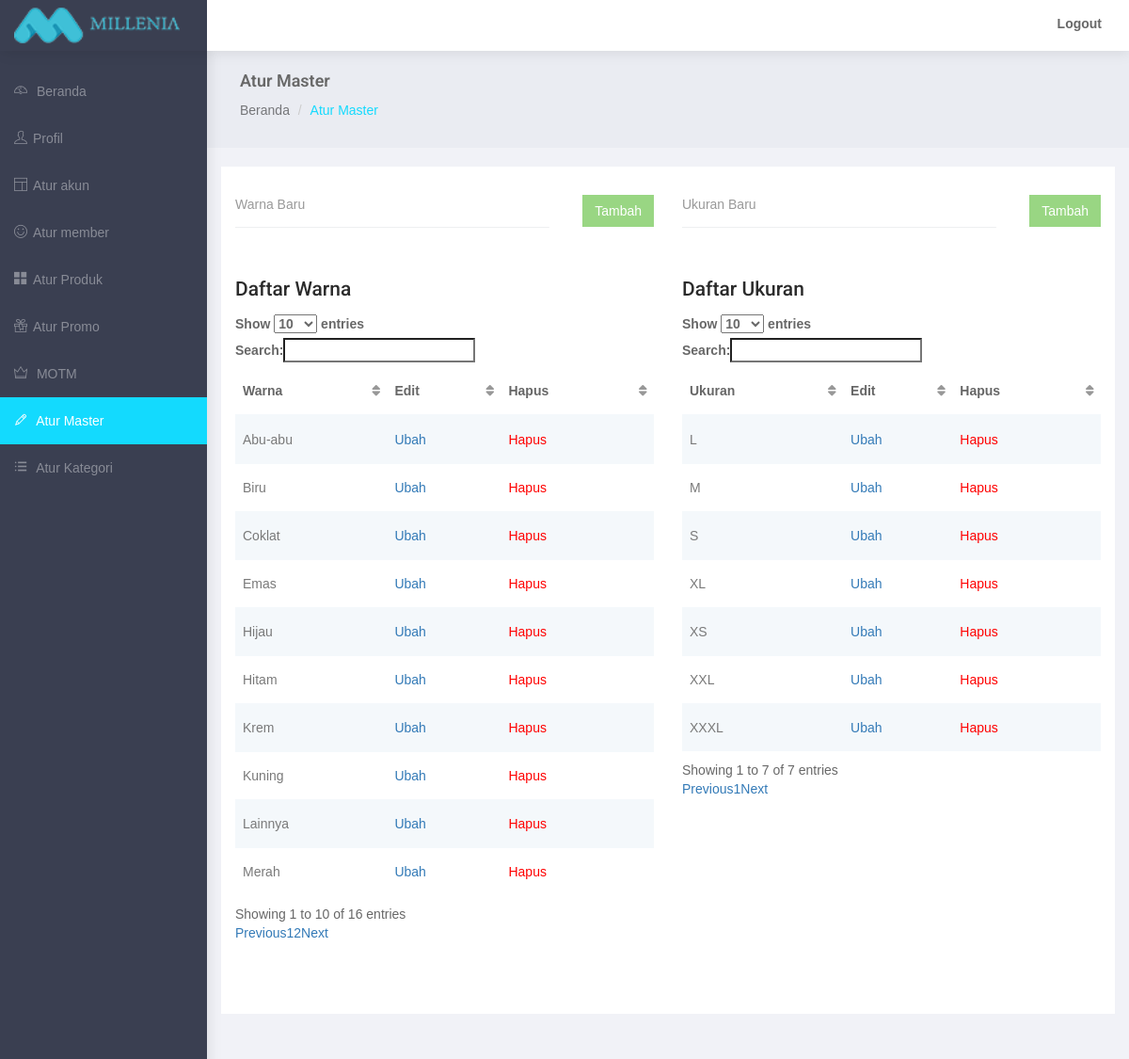
The page /admin/manage-master.php (signed in) on the database as committed earlier.
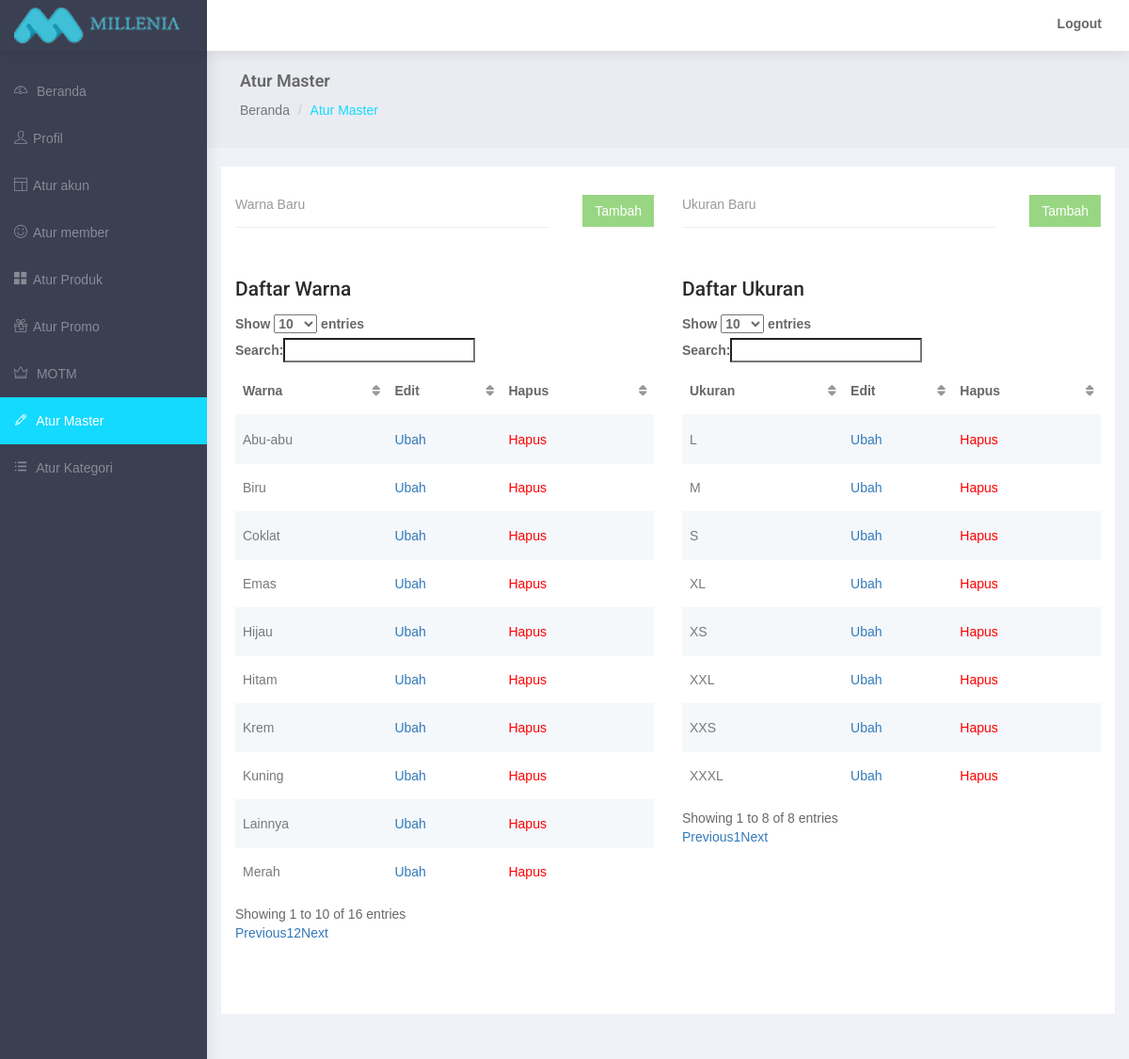
The same page on the database as committed later.
### tables this page shows
CREATE TABLE `mi_color` (
  `color_id` int(11) NOT NULL,
  `color_name` varchar(50) NOT NULL,
  `color_active` enum('Y','N') NOT NULL DEFAULT 'Y'
);

CREATE TABLE `mi_size` (
  `size_id` int(11) NOT NULL,
  `size_name` varchar(50) NOT NULL,
  `size_active` enum('Y','N') NOT NULL DEFAULT 'Y'
);

### admin/manage-master.php (the view, shortened to what this page needs)
<?php
	require 'includes/connect.php';
?>
<!DOCTYPE html>
<html lang="en">
<head>
</head>
<body>
    <div id="wrapper">
        <div id="page-wrapper">
            <div class="container-fluid">
                <div class="row bg-title">
                    <div class="col-lg-12">
                        <h4 class="page-title">Atur Master</h4>
                        <ol class="breadcrumb">
                            <li><a href="index.php">Beranda</a></li>
                            <li class="active">Atur Master</li>
                        </ol>
                    </div>
                </div>
                <div class="row">
                    <div class="col-md-12 col-lg-12 col-sm-12">
                        <div class="white-box col-lg-6 col-md-6 col-sm-12"  style="min-height: 900px">
                            <form class="form-horizontal form-material" style="margin-bottom: 50px" method="post" action="manage-master.php">
                                <div class="form-group">
                                    <div class="col-md-12">
                                        <input type="text" style="width: 75%" placeholder="Warna Baru" class="form-control form-control-line" name="color" required="yes">
                                        <button class="btn btn-success pull-right" style="margin-top: -35px" type="submit" name="newcolor">Tambah</button>
                                    </div>
                                </div>
                            </form>
                                <h3>Daftar Warna</h3>
                            <div class="table-responsive">
                                <table class="table-striped table">
                                    <thead>
                                        <tr>
                                            <th>Warna</th>
                                            <th>Edit</th>
                                            <th>Hapus</th>
                                        </tr>
                                    </thead>
                                    <tbody>
                                        <?php
                                        $list = mysqli_query($conn, "SELECT * FROM mi_color WHERE color_active='Y'");
                                        while ($row = mysqli_fetch_assoc($list))
                                          {
                                            $id = $row['color_id'];
                                            $name = $row['color_name'];
                                            echo "
                                            <tr>
                                              <td>".$name."</td>
                                              <td><a data-toggle='modal' data-target='#modalEdit' data-id='c".$id."' style='cursor: pointer;' class='edit'>Ubah</a></td>
                                              <td><a data-toggle='modal' data-target='#myModal' data-id='c".$id."' style='color: red;cursor: pointer;' class='hapus'>Hapus</a></td>
                                            </tr>
                                            ";
                                          }
                                        ?>
                                    </tbody>
                                </table>
                            </div>
                        </div>
                        <div class="white-box col-lg-6 col-md-6 col-sm-12"  style="min-height: 900px">
                            <form class="form-horizontal form-material" style="margin-bottom: 50px" method="post" action="manage-master.php">
                                <div class="form-group">
                                    <div class="col-md-12">
                                        <input type="text" style="width: 75%" placeholder="Ukuran Baru" class="form-control form-control-line" name="size" required="yes">
                                        <button class="btn btn-success pull-right" style="margin-top: -35px" type="submit" name="newsize">Tambah</button>
                                    </div>
                                </div>
                            </form>
                                <h3>Daftar Ukuran</h3>
                            <div class="table-responsive">
                                <table class="table-striped table">
                                    <thead>
                                        <tr>
                                            <th>Ukuran</th>
                                            <th>Edit</th>
                                            <th>Hapus</th>
                                        </tr>
                                    </thead>
                                    <tbody>
                                        <?php
                                        $list = mysqli_query($conn, "SELECT * FROM mi_size WHERE size_active = 'Y'");
                                        while ($row = mysqli_fetch_assoc($list))
                                          {
                                            $id = $row['size_id'];
                                            $name = $row['size_name'];
                                            echo "
                                            <tr>
                                              <td>".$name."</td>
                                              <td><a data-toggle='modal' data-target='#modalEdit' data-id='s".$id."' style='cursor: pointer;' class='edit'>Ubah</a></td>
                                              <td><a data-toggle='modal' data-target='#myModal' data-id='s".$id."' style='color: red;cursor: pointer;' class='hapus'>Hapus</a></td>
                                            </tr>
                                            ";
                                          }
                                        ?>
                                    </tbody>
                                </table>
                            </div>
                        </div>
                    </div>
                </div>
            </div>
        </div>
    </div>
</body>
</html>

### admin/css/style2.css (style rules this page uses)
* { box-sizing: border-box; -moz-box-sizing: border-box; -webkit-box-sizing: border-box; font-family: arial; }
body { background: #bdc3c7; }
.form-group { position: relative; margin-bottom: 15px; }
.form-control { width: 100%; height: 50px; border: none; padding: 5px 7px 5px 15px; background: #fff; color: #666; border: 2px solid #ddd; -moz-border-radius: 4px; -webkit-border-radius: 4px; border-radius: 4px; }

Rows that differ between the two databases and show on the page:
added mi_size: size_name "XXS"
Other text that changed with them:
text written by a page script: "Show entries Search: Showing 1 to 7 of 7 entries Previous 1 Next" → "Show entries Search: Showing 1 to 8 of 8 entries Previous 1 Next"
